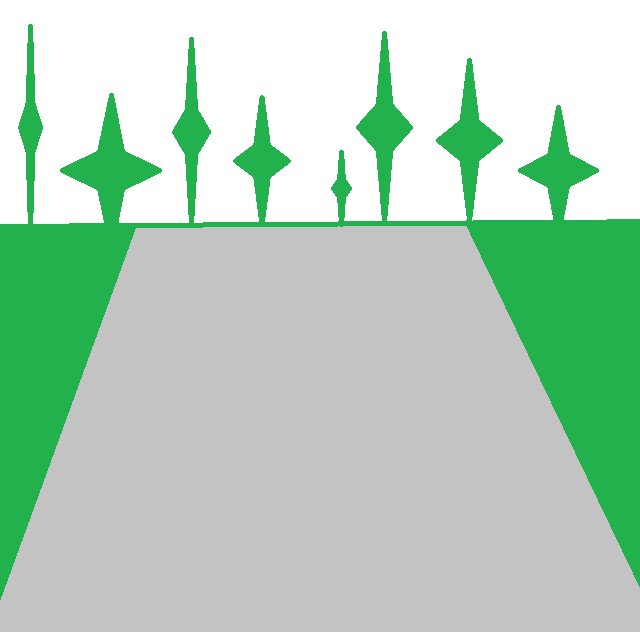
#> input picture AI/path.png, 640 x 632 px
$ python pathplanning.py
#> lines starting #> are read from the running program, lines starting #| are printed output that depends on the picture; after the words box and inside, x2 and y2 are one past the last pixel; in counts of white or black regions, pixels touching at a corner belong together
import cv2
import numpy as np

img = cv2.imread("path.png")
#> img is the input picture: shape (632, 640, 3); mean B, G, R 188.9, 209.2, 180.4
# [13 lines of commented-out code are left out]
gray = cv2.cvtColor(img,cv2.COLOR_BGR2GRAY)
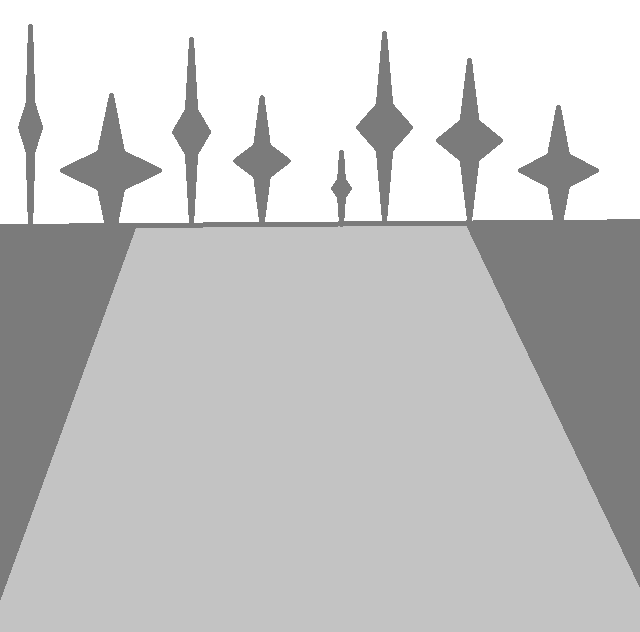
#> gray: shape (632, 640); min 123, max 255, mean 198.4
edges = cv2.Canny(img,50,150,apertureSize = 3)
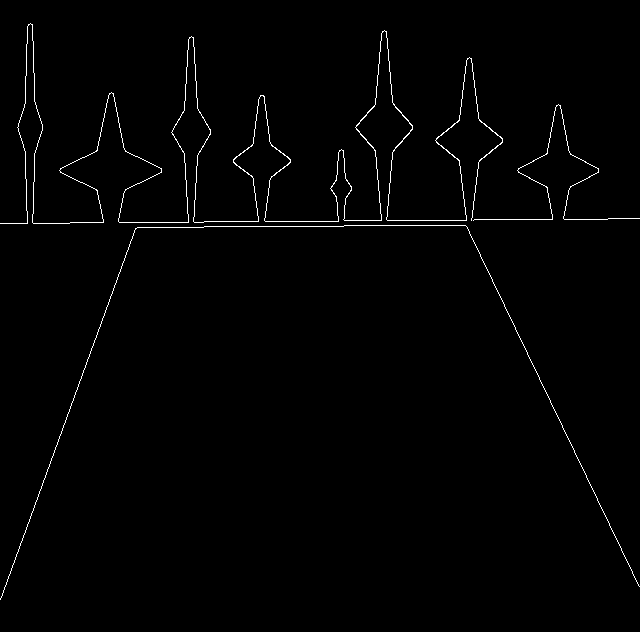
#> edges: shape (632, 640); 1.1% white in thin lines or dots
minLineLength = 1000
maxLineGap = 10
lines = cv2.HoughLinesP(edges,50,np.pi/180,100,minLineLength,maxLineGap)
#> lines = [[566, 219, 607, 219], [608, 218, 639, 218], [17, 223, 27, 223], [48, 468, 52, 456], [68, 413, 72, 401], [56, 446, 60, 434], [76, 390, 80, 379]]
i=0
for x1,y1,x2,y2 in lines[i]:
    i+=1
    cv2.line(img,(x1,y1),(x2,y2),(255,0,0),9)
#> this loop made 1 pass
#> (x1, y1, x2, y2, i) on pass 1: (566, 219, 607, 219, 1)
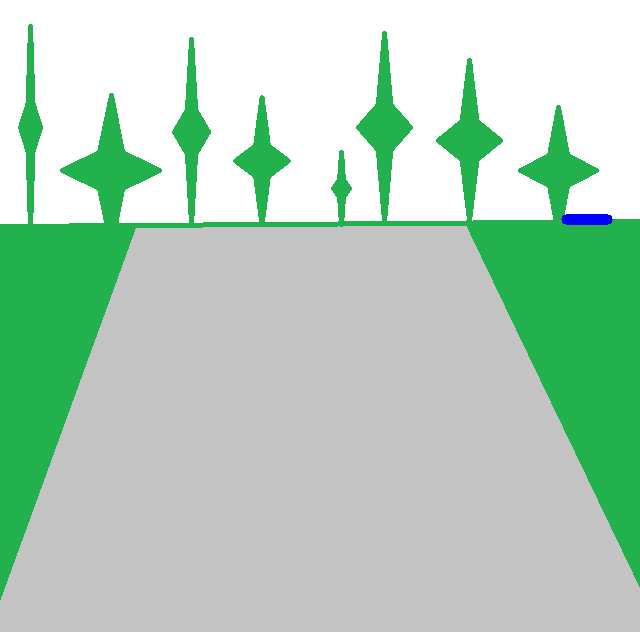
#> img: shape (632, 640, 3); 0.13% of pixels changed, all inside (x1, y1, x2, y2) = (561, 214, 613, 225)
#> after the loop, i = 1

cv2.imshow('img',img)
cv2.waitKey(0)
cv2.destroyAllWindows()
